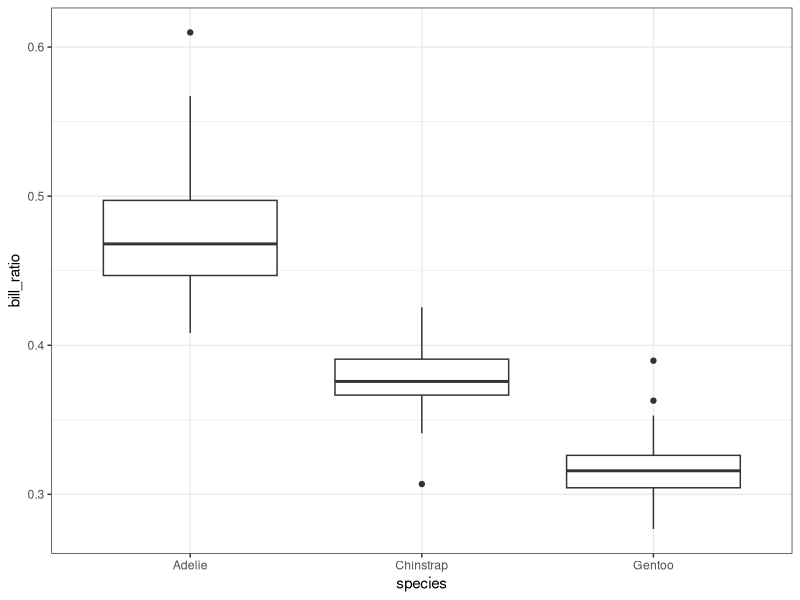
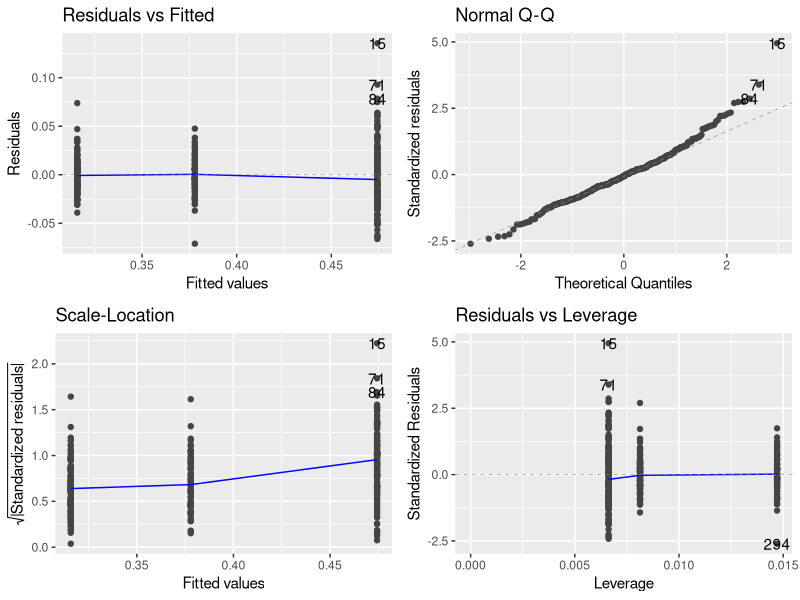

Write R code to recreate these figures, in order.
## Data Analysis

## Date: September 19 2023
## Authors: Lucas Eckert

## Description: Script for analyzing the data. The purpose of this analysis is 
## to look for species differences in bill ratio - a new variable we create, 
## which is the bill depth/length

## loading packages
library(tidyverse)
library(ggfortify)

## loading cleaned data
data<-read.csv("./02_tidydata/penguins-clean.csv", stringsAsFactors = T)
summary(data)

## calculating bill ratio
data <- data %>% mutate(bill_ratio = bill_depth_mm/bill_length_mm)

## roughly plotting bill ratio for each species
## note that publication quality figures are made in the "figures.R" script
ggplot(data, aes(x=species, y=bill_ratio))+
  geom_boxplot()+
  theme_bw()

## getting mean bill ratio for each species
ratio_means <- data %>% group_by(species) %>% 
  summarise(species_mean = mean(bill_ratio, na.rm=T))

## looking for differences in mean bill ratio among species  with an anova model
fit<-aov(bill_ratio~species, data = data)
summary(fit)

## and determining the specific differences, with multiple testing correction
pairwise.t.test(data$bill_ratio, data$species,
                p.adjust.method = "bonferroni")

## checking assumptions of our model
autoplot(fit)
